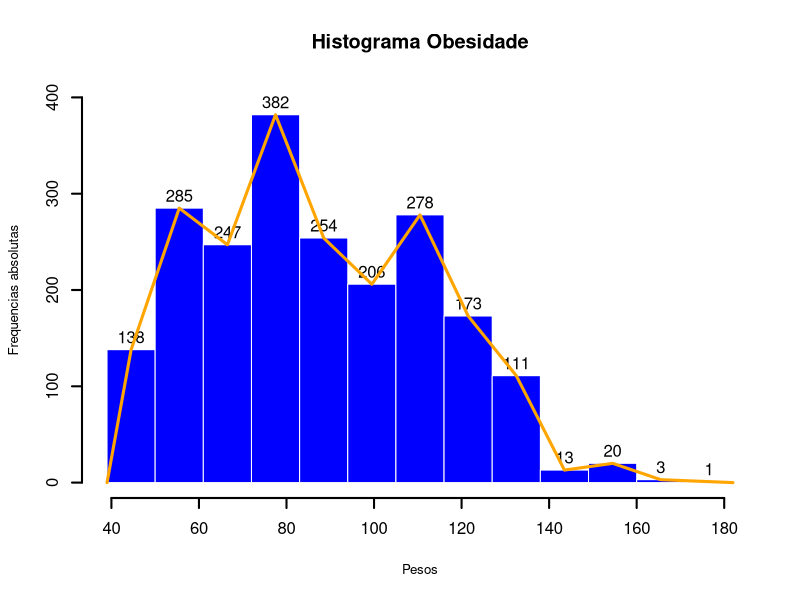
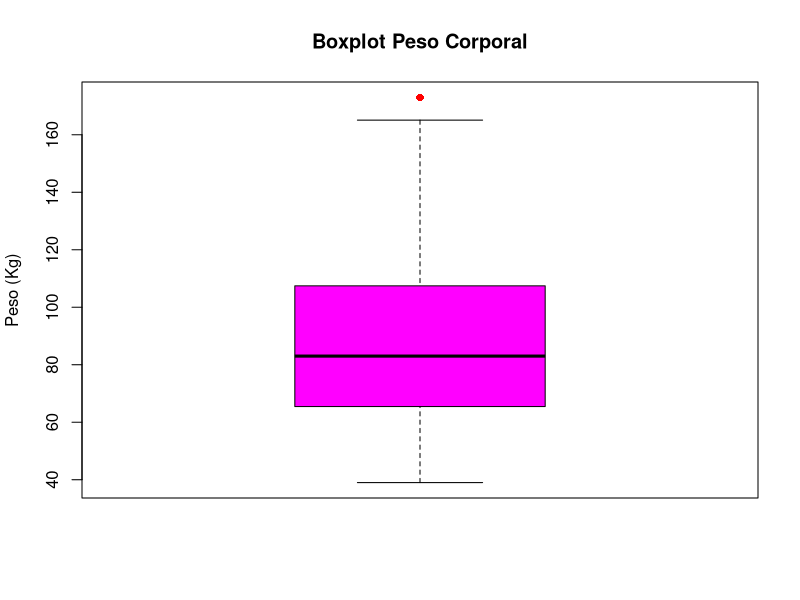
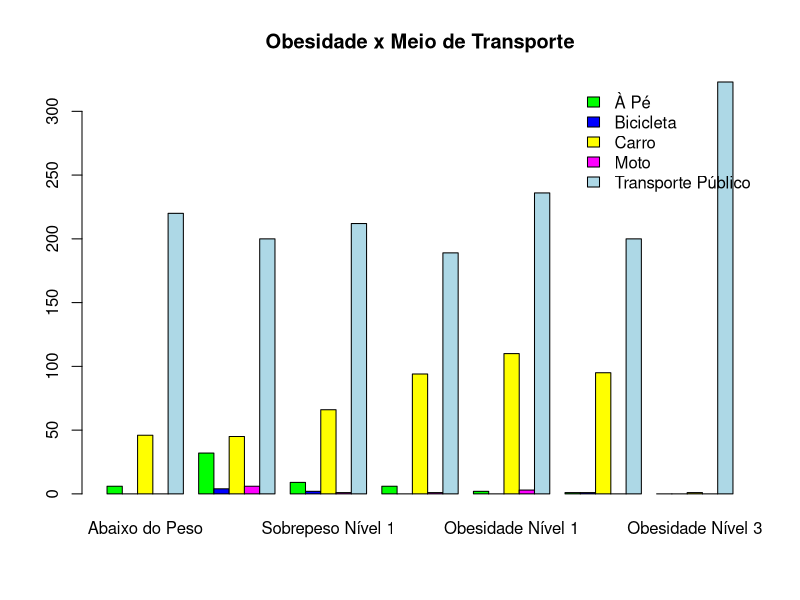
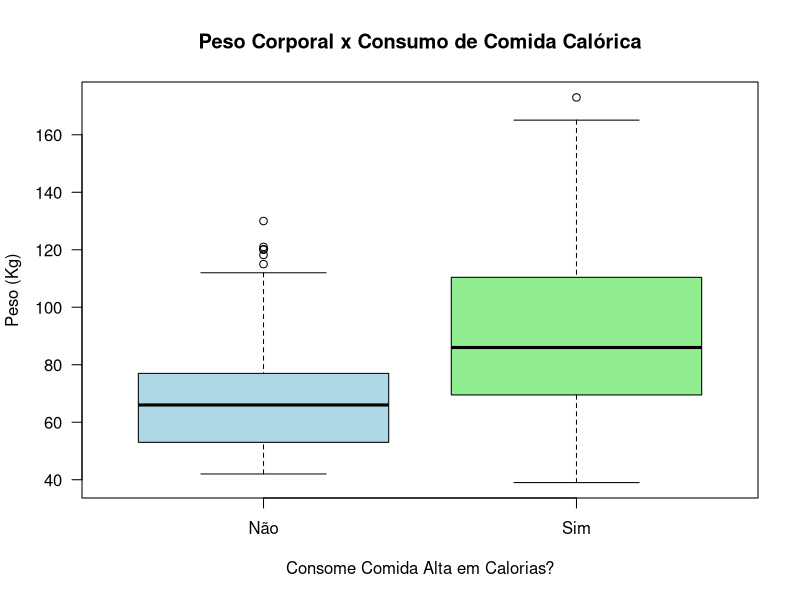
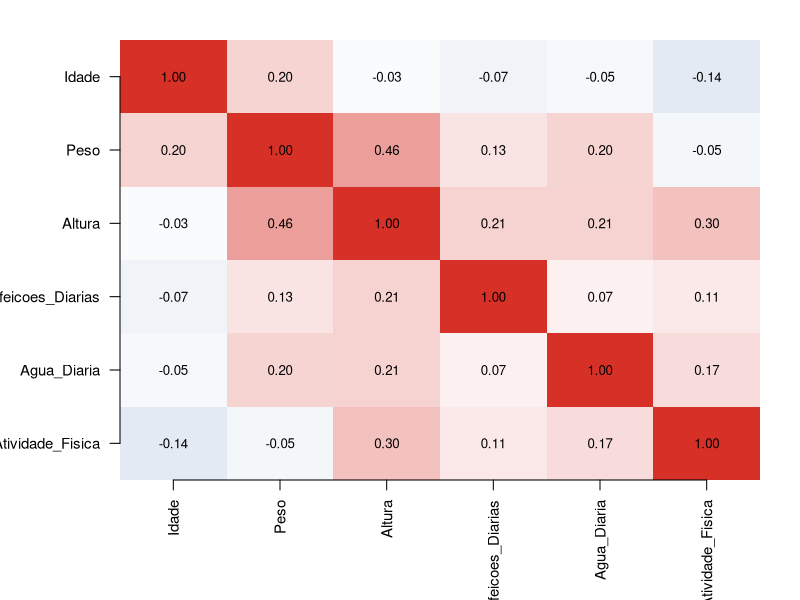
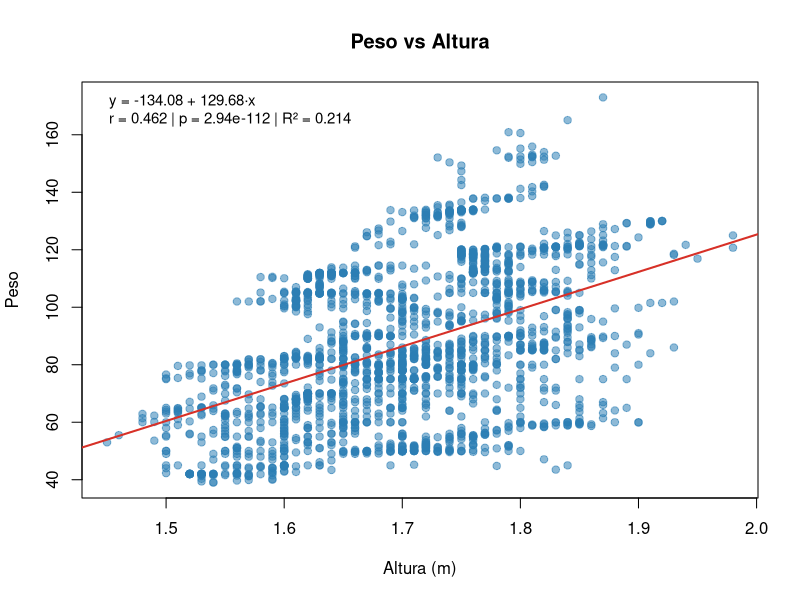
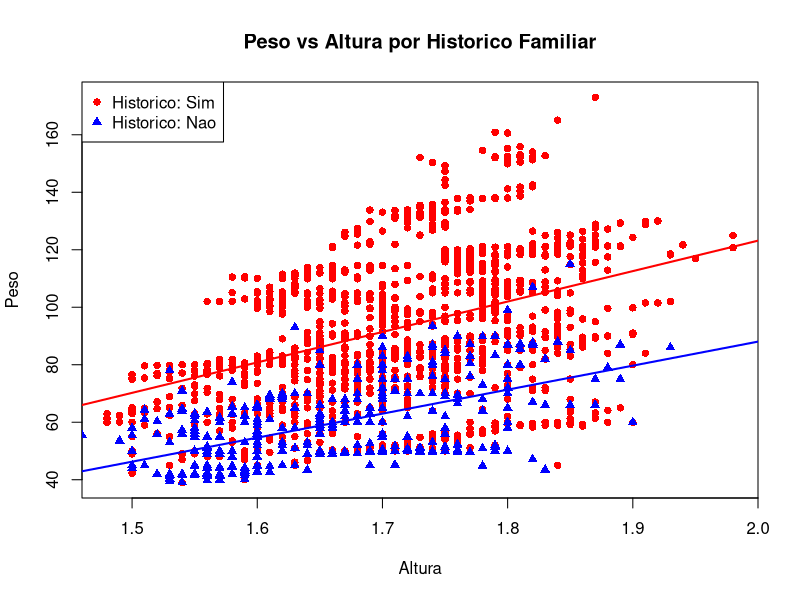
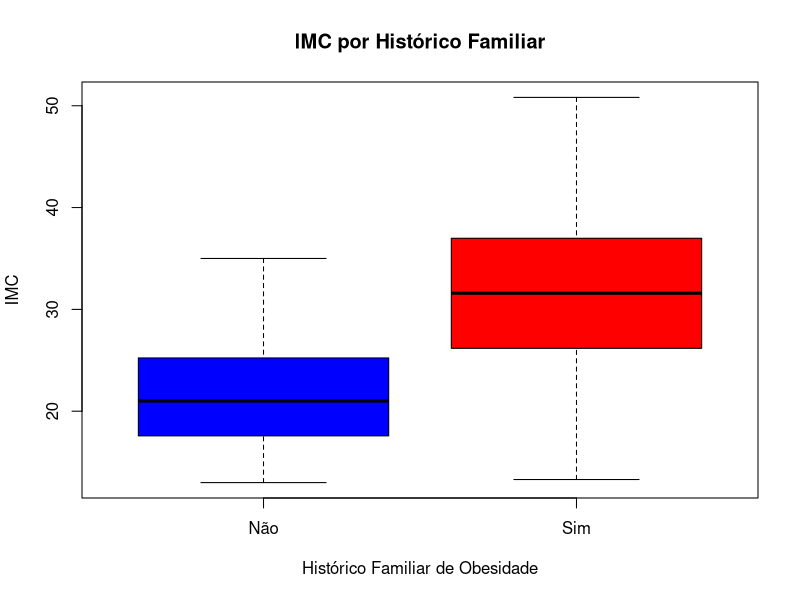

Reproduce these figures in R, in order.


setwd("C:/Users/Jean/Desktop/Trabalho_Probabilidade")



obesidade <- read.csv("Obesidade_clean.csv")


summary(obesidade)


obesidade<- within(obesidade, {
  Genero                      <- factor(Genero)
  Historico_Familiar_Obesidade<- factor(Historico_Familiar_Obesidade)
  Comida_Alta_Caloria         <- factor(Comida_Alta_Caloria)
  Consumo_Vegetais            <- factor(Consumo_Vegetais)
  Comer_Entre_Refeicoes       <- factor(Comer_Entre_Refeicoes)
  Fumante                     <- factor(Fumante)
  Monitora_Calorias           <- factor(Monitora_Calorias)
  Uso_Tecnologia              <- factor(Uso_Tecnologia)
  Consumo_Alcool              <- factor(Consumo_Alcool)
  Meio_Transporte             <- factor(Meio_Transporte)
  Nivel_Obesidade             <- factor(Nivel_Obesidade)
})




maximo_obesidade <- max(obesidade$Peso)

minimo_obesidade <- min(obesidade$Peso)


media_obesidade <- mean(obesidade$Peso)

mediana_obesidade <- median(obesidade$Peso)

desvio_padr_obesidade <- sd(obesidade$Peso)

quartis_obesidade <- quantile(obesidade$Peso)

Amplitude_obesidade <- maximo_obesidade - minimo_obesidade

Nclasses <- nclass.Sturges(obesidade$Peso); Nclasses

amplitude_classes <- ceiling(Amplitude_obesidade / Nclasses)

limiteclas <- seq(minimo_obesidade,maximo_obesidade + amplitude_classes,by = amplitude_classes)

limiteclas

classes <- c(
  "39 |- 50",
  "50 |- 61",
  "61 |- 72",
  "72 |- 83",
  "83 |- 94",
  "94 |- 105",
  "105 |- 116",
  "116 |- 127",
  "127 |- 138",
  "138 |- 149",
  "149 |- 160",
  "160 |- 171",
  "171 |- 182"
)

Freq = table(cut(obesidade$Peso, breaks = limiteclas, right=FALSE, 
                 labels=classes))

Freq

FreqAc <- cumsum(Freq); 
FreqRel <- prop.table(Freq); 
FreqRelAc <- cumsum(FreqRel)

TabResul = cbind(Freq,
                 FreqAc, 
                 FreqRel = round(FreqRel*100,digits = 2),
                 FreqRelAc= round(FreqRelAc*100,digits = 2))
TabResul

Pesos <- obesidade$Peso

h <- hist(Pesos, breaks=limiteclas,
         ylab="Frequencias absolutas",  labels=TRUE,cex.lab = 0.8,main="Histograma Obesidade", 
         xlim=c(39,182), ylim = c (0,400), col="blue",right=FALSE,border="white",lwd=2)


lines(c(min(h$breaks), h$mids, max(h$breaks)), 
      c(0,h$counts, 0), type = "l", col="orange",lwd=3)


boxplot(obesidade$Peso,  col = "magenta",main="Boxplot Peso Corporal",ylab="Peso (Kg)",outcol="red",outpch = 16)

obesidade$Nivel_Obesidade <- factor(
  obesidade$Nivel_Obesidade,
  levels = c(
    "Abaixo do Peso",
    "Peso Normal",
    "Sobrepeso Nível 1",
    "Sobrepeso Nível 2",
    "Obesidade Nível 1",
    "Obesidade Nível 2",
    "Obesidade Nível 3"
  )
)

str(obesidade)


meio_transporte_obesidade_tb = table(obesidade$Meio_Transporte,obesidade$Nivel_Obesidade);meio_transporte_obesidade_tb

meio_transporte_obesidade_tb <- with(obesidade,table(obesidade$Meio_Transporte,obesidade$Nivel_Obesidade))

meio_transporte_obesidade_prop <- prop.table(meio_transporte_obesidade_tb)

meio_transporte_obesidade_prop_porcentagem <- prop.table(meio_transporte_obesidade_tb) * 100

meio_transporte_obesidade_prop_linha <- prop.table(meio_transporte_obesidade_tb, margin = 1)
meio_transporte_obesidade_prop_linha_pct <- round(meio_transporte_obesidade_prop_linha * 100, 2)


meio_transporte_obesidade_prop_porcentagem
meio_transporte_obesidade_prop_linha_pct
meio_transporte_obesidade_prop_linha
addmargins(meio_transporte_obesidade_prop_porcentagem)




barplot(meio_transporte_obesidade_tb,
        main = "Obesidade x Meio de Transporte",
        col = c("green", "blue", "yellow", "magenta", "lightblue"),
        beside = TRUE,
        legend = TRUE,
        args.legend = list(x = "topright", bty = "n", ncol = 1))

# Teste do qui-quadrado com simulações Monte Carlo bom para distribuições Assimétricas
set.seed(100)
B <- 10000
teste_chi <- chisq.test(meio_transporte_obesidade_tb, simulate.p.value = TRUE, B = B)
resultado_chi <- data.frame(
  Estatistica = round(teste_chi$statistic, 2),
  Graus_de_Liberdade = NA, # NA pois na simulação não é usado diretamente
  P_valor = ifelse(teste_chi$p.value < 1/(B+1),
                   paste0("< ", format(1/(B+1), scientific = TRUE)),
                   format.pval(teste_chi$p.value, digits = 4, eps = 1e-4)),
  Conclusao = ifelse(teste_chi$p.value < 0.05,
                     "Associação significativa entre as variáveis",
                     "Não há evidência de associação significativa")
)

boxplot(Peso ~ Comida_Alta_Caloria, data = obesidade,
        col = c("lightblue", "lightgreen"),
        main = "Peso Corporal x Consumo de Comida Calórica",
        xlab = "Consome Comida Alta em Calorias?",
        ylab = "Peso (Kg)",
        las = 1)

aggregate(Peso ~ Comida_Alta_Caloria, data = obesidade,
          FUN = function(x) c(n = length(x),
                              mean = mean(x),
                              sd = sd(x),
                              se = sd(x)/sqrt(length(x))))


t_test_result <- t.test(Peso ~ Comida_Alta_Caloria, data = obesidade)
print(t_test_result)


numerica_colunas <- sapply(obesidade, is.numeric)
obesidade_numerica <- obesidade[, numerica_colunas]

cor_mat <- cor(obesidade_numerica)
print(round(cor_mat, 2))

ut <- upper.tri(cor_mat, diag = FALSE)
top_df <- data.frame(
  var1 = rownames(cor_mat)[row(cor_mat)[ut]],
  var2 = colnames(cor_mat)[col(cor_mat)[ut]],
  cor  = cor_mat[ut]
)
top_df <- top_df[order(abs(top_df$cor), decreasing = TRUE), ]
head(top_df, 10)
paleta <- colorRampPalette(c("#4575b4", "white", "#d73027"))(200)
n <- ncol(cor_mat)
op  <- par(mar = c(6, 6, 2, 2))
im<- ncol(cor_mat)
image(1:n, 1:n, t(cor_mat[n:1, ]), col = paleta, axes = FALSE,
      xlab = "", ylab = "", zlim = c(-1, 1))
axis(1, at = 1:n, labels = colnames(cor_mat), las = 2, cex.axis = 0.9)
axis(2, at = 1:n, labels = rev(rownames(cor_mat)), las = 2, cex.axis = 0.9)
for (i in 1:n) for (j in 1:n) {
  valor <- round(cor_mat[j, i], 2)
  text(i, n - j + 1, labels = format(valor, nsmall = 2), cex = 0.8)
}
par(op)


IMC <- obesidade_numerica$Peso / (obesidade_numerica$Altura ** 2)
cor.test(obesidade_numerica$Peso,obesidade_numerica$Altura)
cor.test(obesidade_numerica$Atividade_Fisica,obesidade_numerica$Peso)
cor.test(obesidade_numerica$Agua_Diaria,obesidade_numerica$Refeicoes_Diarias)
cor.test(IMC,obesidade_numerica$Atividade_Fisica)
cor.test(IMC,obesidade_numerica$Altura)


x <- obesidade_numerica$Altura
y <- obesidade_numerica$Peso



cor_xy <- cor(x, y, use = "complete.obs", method = "pearson")
cof_det <- cor_xy^2
cof_det

modelo <- lm(y ~ x) 
summary(modelo)

b0 <- coef(modelo)[1]
b1 <- coef(modelo)[2]
r2 <- summary(modelo)$r.squared


all.equal(r2, cof_det)


plot(x, y,
     pch = 19, col = "#2c7fb488",
     xlab = "Altura (m)", ylab = "Peso",
     main = "Peso vs Altura")
abline(modelo, col = "#d73027", lwd = 2)


eq <- paste0("y = ", round(b0, 2), " + ", round(b1, 2), "·x")
correlacao <- cor.test(x, y)
leg <- paste0("r = ", round(correlacao$estimate, 3),
              " | p = ", formatC(correlacao$p.value, format = "e", digits = 2),
              " | R² = ", round(r2, 3))
legend("topleft", legend = c(eq, leg), bty = "n", cex = 0.9)


grupo_sim <- subset(obesidade, Historico_Familiar_Obesidade == "Sim")
grupo_nao <- subset(obesidade, Historico_Familiar_Obesidade == "Não")
unique(obesidade$Historico_Familiar_Obesidade)


modelo_sim <- lm(Peso ~ Altura, data = grupo_sim)
modelo_nao <- lm(Peso ~ Altura, data = grupo_nao)


summary(modelo_sim)
summary(modelo_nao)
plot(grupo_sim$Altura, grupo_sim$Peso,
     pch = 16, col = "red",
     xlab = "Altura", ylab = "Peso",
     main = "Peso vs Altura por Historico Familiar")

points(grupo_nao$Altura, grupo_nao$Peso,
       pch = 17, col = "blue")

# Retas de regressão
abline(modelo_sim, col = "red", lwd = 2)
abline(modelo_nao, col = "blue", lwd = 2)

legend("topleft",
       legend = c("Historico: Sim", "Historico: Nao"),
       col = c("red", "blue"),
       pch = c(16, 17))


modelo_interacao <- lm(Peso ~ Altura * Historico_Familiar_Obesidade , data = obesidade)
summary(modelo_interacao)

obesidade$IMC <- obesidade$Peso / (obesidade$Altura)^2
t.test(IMC ~ Historico_Familiar_Obesidade, data = obesidade)

boxplot(IMC ~ Historico_Familiar_Obesidade, data = obesidade,
        col = c("blue", "red"), main = "IMC por Histórico Familiar",
        ylab = "IMC", xlab = "Histórico Familiar de Obesidade")

modelo_imc <- lm(IMC ~ Historico_Familiar_Obesidade, data = obesidade)
summary(modelo_imc)

## 3 Perguntas:

# 1.Existe associação entre o tipo de transporte utilizado e o nível de obesidade?

# 2.Indivíduos que consomem comida calórica frequentemente tendem a ter maior peso corporal?

# 3."A relação entre altura e peso corporal apresenta diferenças significativas entre indivíduos com e sem histórico familiar de obesidade?"



